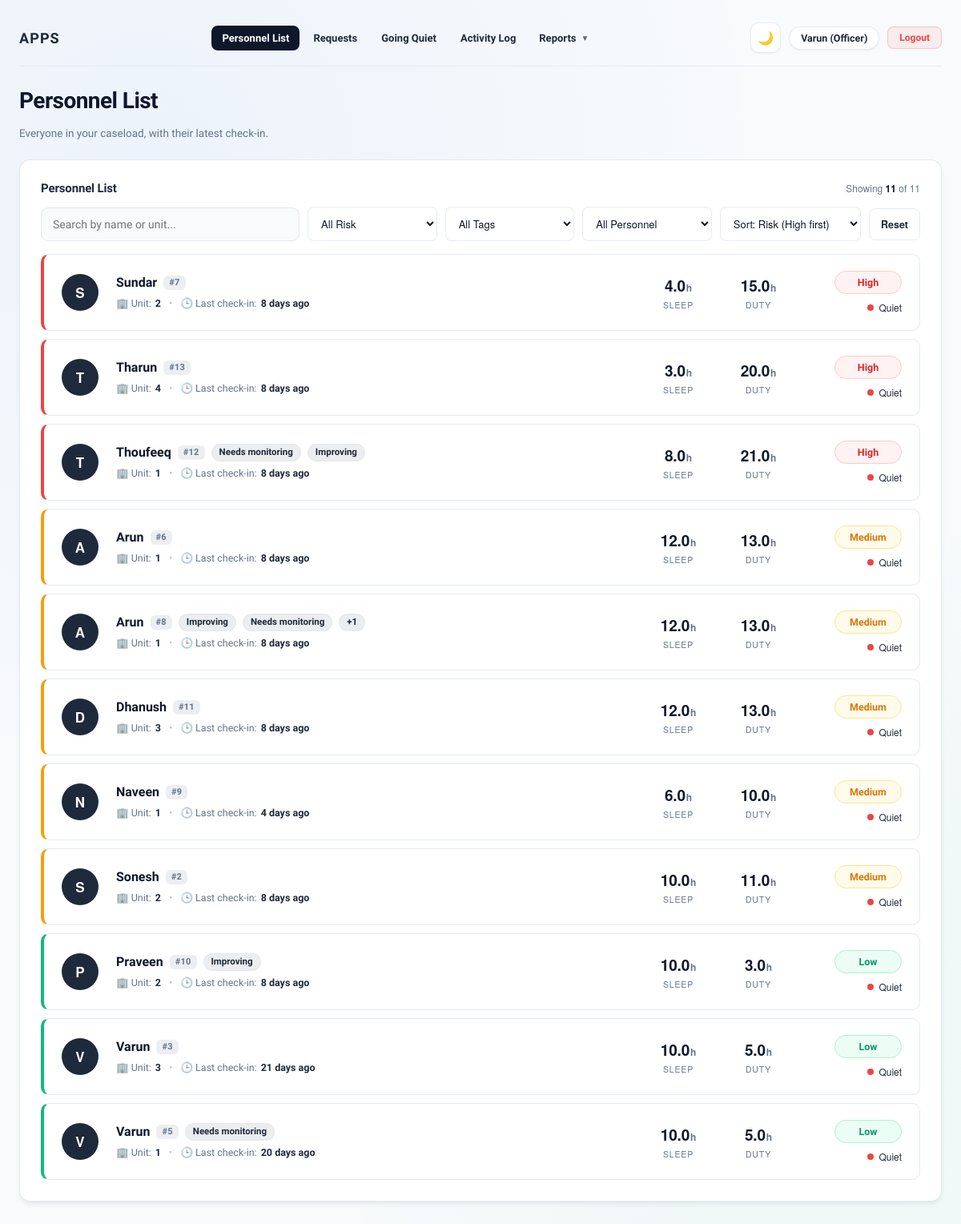
Page /officer/personnel (signed in) on the earlier database version.
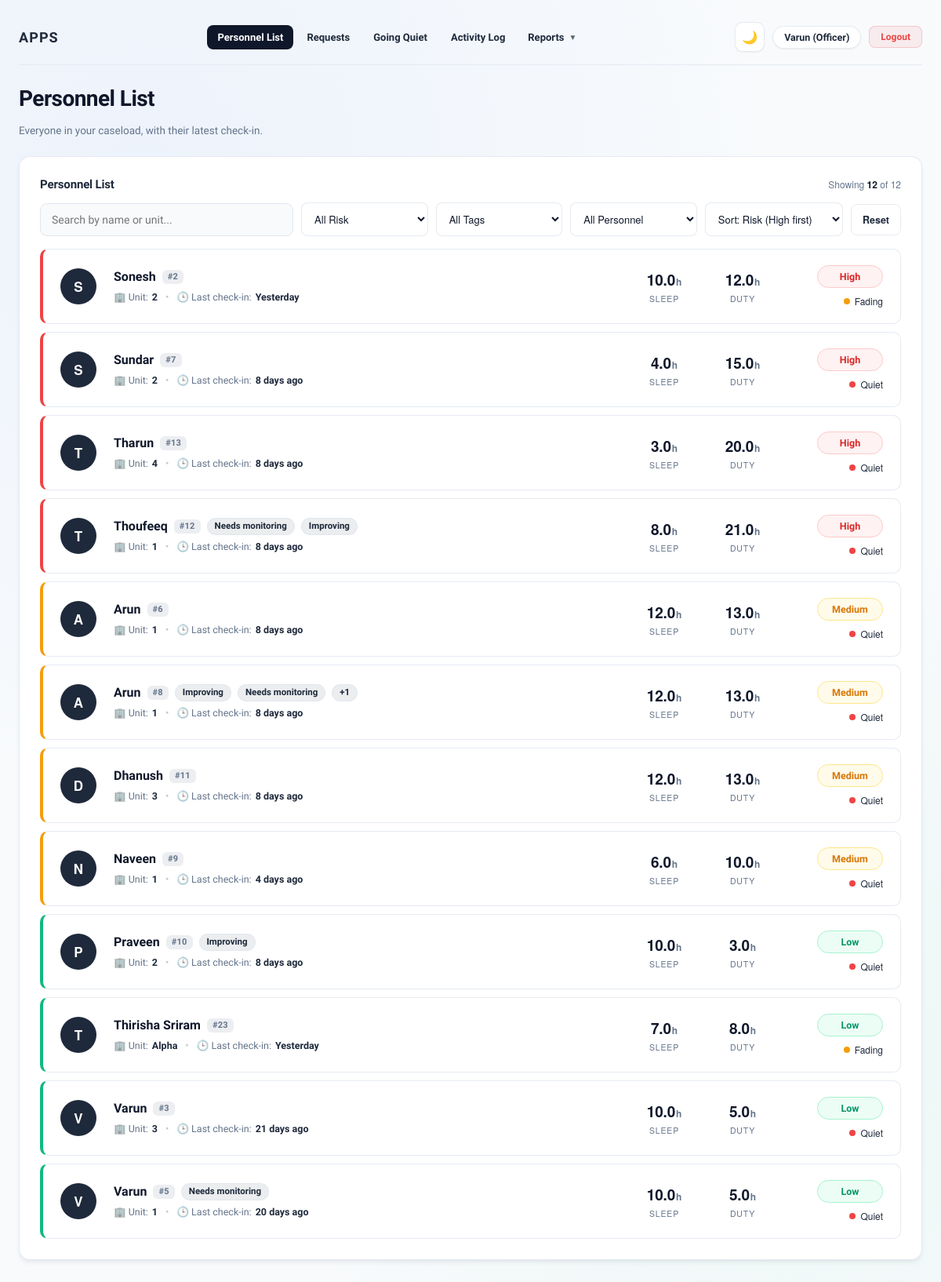
Same page on the later database version.
### tables this page shows
CREATE TABLE DailyData (
            id INTEGER PRIMARY KEY AUTOINCREMENT,
            user_id INTEGER NOT NULL,
            date TEXT NOT NULL,
            sleep_hours REAL,
            duty_hours REAL,
            heart_rate INTEGER,
            mood_score INTEGER,
            stress_level TEXT,
            recommendation TEXT
        );

CREATE TABLE Users (
            id INTEGER PRIMARY KEY AUTOINCREMENT,
            name TEXT NOT NULL,
            unit TEXT,
            password TEXT NOT NULL,
            role TEXT NOT NULL DEFAULT 'personnel'
        , assigned_officer_id INTEGER);

CREATE TABLE PersonnelTags (id INTEGER PRIMARY KEY AUTOINCREMENT, user_id INTEGER NOT NULL, tag TEXT NOT NULL COLLATE NOCASE, officer_id INTEGER NOT NULL, created_date TEXT NOT NULL, UNIQUE(user_id, tag));

### app.py (the view)
@app.route("/officer/personnel")
@role_required("officer")
def officer_personnel_list():
    me = session["user_id"]
    conn = get_db()
    rows = conn.execute("""
        SELECT Users.id, Users.name, Users.unit, DailyData.date, DailyData.sleep_hours,
               DailyData.duty_hours, DailyData.stress_level, Users.assigned_officer_id
        FROM DailyData
        JOIN Users ON DailyData.user_id = Users.id
        WHERE DailyData.id IN (SELECT MAX(id) FROM DailyData GROUP BY user_id)
          AND Users.role = 'personnel'
        ORDER BY DailyData.stress_level = 'High' DESC, DailyData.stress_level = 'Medium' DESC,
                 Users.name
    """).fetchall()
    tag_rows = conn.execute("SELECT user_id, tag FROM PersonnelTags ORDER BY id").fetchall()
    tags_by_user = {}
    for r in tag_rows:
        tags_by_user.setdefault(r["user_id"], []).append(r["tag"])
    all_tags = sorted({r["tag"] for r in tag_rows}, key=str.lower)
    freq_rows = conn.execute(
        "SELECT user_id, COUNT(*) AS cnt FROM DailyData WHERE date >= ? GROUP BY user_id",
        ((today_local() - timedelta(days=13)).isoformat(),)).fetchall()
    freq_by_user = {r["user_id"]: r["cnt"] for r in freq_rows}
    conn.close()
    personnel = []
    for row in rows:
        p = dict(row)
        days_since = (today_local() - date.fromisoformat(p["date"])).days
        score = round((max(0, 100 - days_since * 20)
                       + min(100, round(freq_by_user.get(p["id"], 0) / 14 * 100))) / 2)
        p["engagement_label"] = "Engaged" if score >= 70 else "Fading" if score >= 40 else "Quiet"
        p["days_since_checkin"] = days_since
        personnel.append(p)
    return render_template("officer_personnel.html", personnel=personnel,
                           tags_by_user=tags_by_user, all_tags=all_tags,
                           total=len(personnel))

### app.py (called while the page is built)
def now_local():
    return datetime.now(TZ_IST)

def today_local():
    return now_local().date()

def get_db():
    conn = sqlite3.connect(DB_PATH, factory=SyncedConnection)
    conn.row_factory = sqlite3.Row
    return conn

def role_required(*roles):
    def decorator(view):
        @wraps(view)
        def wrapper(*args, **kwargs):
            if "user_id" not in session or session.get("role") not in roles:
                return redirect(url_for("login"))
            return view(*args, **kwargs)
        return wrapper
    return decorator

@app.before_request
def block_cross_site_posts():
    if request.method != "POST":
        return
    source = request.headers.get("Origin") or request.headers.get("Referer")
    if source:
        if urlparse(source).netloc != request.host:
            abort(403)

@app.after_request
def add_security_headers(resp):
    resp.headers.setdefault("X-Content-Type-Options", "nosniff")
    resp.headers.setdefault("X-Frame-Options", "SAMEORIGIN")
    resp.headers.setdefault("Referrer-Policy", "same-origin")
    if "user_id" in session:
        resp.headers["Cache-Control"] = "no-store"
    return resp

@app.context_processor
def inject_nav_counts():
    if session.get("role") == "officer":
        conn = get_db()
        try:
            n = conn.execute(
                """SELECT COUNT(*) FROM StressRequests
                   JOIN Users ON StressRequests.user_id = Users.id
                   WHERE StressRequests.stage != 'Closed'"""
            ).fetchone()[0]
        finally:
            conn.close()
        return {"pending_count": n}
    return {}

### templates/officer_personnel.html (shortened to what this page needs)
<!DOCTYPE html>
<html lang="en">
<head>
<link rel="stylesheet" href="{{ url_for('static', filename='style.css') }}">
</head>
<body class="officer-page">
<div class="wrap">
    {% include "_header.html" %}
  <h2 class="page-title">Personnel List</h2>
  <p class="empty-note" style="margin-bottom:22px;">Everyone in your caseload, with their latest check-in.</p>
  <div class="card">
    <div class="p-head">
      <h3>Personnel List</h3>
      <span class="p-count">Showing <b id="shownCount">{{ total }}</b> of {{ total }}</span>
    </div>
    <div class="p-toolbar">
      <input id="searchBox" type="text" placeholder="Search by name or unit..." oninput="filterTable()" autocomplete="off">
      <select id="riskFilter" onchange="filterTable()">
        <option value="">All Risk</option>
      </select>
      <select id="tagFilter" onchange="filterTable()">
        <option value="">All Tags</option>
      </select>
      <select id="ownerFilter" onchange="filterTable()">
        <option value="">All Personnel</option>
      </select>
      <select id="sortSelect" onchange="sortRows()">
        <option value="default">Sort: Risk (High first)</option>
      </select>
      <button type="button" class="p-reset" onclick="resetFilters()">Reset</button>
    </div>
    {% if personnel %}
    <div class="p-list">
      {% for p in personnel %}
      {% set unit_txt = (p.unit or '')|string|trim %}
      {% set user_tags = tags_by_user.get(p.id, []) %}
      <a href="/officer/personnel/{{ p.id }}" class="personnel-row p-row r-{{ p.stress_level|lower }}"
         data-idx="{{ loop.index }}"
         data-name="{{ p.name|lower }}"
         data-unit="{{ unit_txt|lower }}"
         data-risk="{{ p.stress_level }}"
         data-tags="{{ user_tags | join('|') | lower }}"
         data-owner="{{ 'unassigned' if p.assigned_officer_id is none else 'mine' }}"
         data-date="{{ p.date }}" data-sleep="{{ p.sleep_hours }}" data-duty="{{ p.duty_hours }}">
        <div class="p-avatar">{{ p.name[0]|upper }}</div>
        <div>
          <div class="p-name">
            <span>{{ p.name }}</span>
            <span class="p-id-badge">#{{ p.id }}</span>
            {% for t in user_tags[:2] %}<span class="p-chip">{{ t }}</span>{% endfor %}
            {% if user_tags|length > 2 %}<span class="p-chip">+{{ user_tags|length - 2 }}</span>{% endif %}
          </div>
          <div class="p-meta">
            <span class="m-item">🏢 Unit: <strong>{% if unit_txt %}{{ unit_txt }}{% else %}&mdash;{% endif %}</strong></span>
            <span class="m-sep">&bull;</span>
            <span class="m-item">🕒 Last check-in: <strong>{% if p.days_since_checkin == 0 %}Today{% elif p.days_since_checkin == 1 %}Yesterday{% else %}{{ p.days_since_checkin }} days ago{% endif %}</strong></span>
          </div>
        </div>
        <div class="p-stat s1"><span class="v">{{ '%.1f'|format(p.sleep_hours|float) }}<small>h</small></span><span class="l">Sleep</span></div>
        <div class="p-stat s2"><span class="v">{{ '%.1f'|format(p.duty_hours|float) }}<small>h</small></span><span class="l">Duty</span></div>
        <div class="p-status">
          <span class="risk-tag badge-{{ p.stress_level|lower }}">{{ p.stress_level }}</span>
          <span class="p-eng e-{{ p.engagement_label|lower }}"><i></i>{{ p.engagement_label }}</span>
        </div>
      </a>
      {% endfor %}
    </div>
    {% else %}
      <p class="empty-note">No personnel data yet.</p>
    {% endif %}
  </div>
</div>
</body>
</html>

### templates/_header.html (shortened to what this page needs)
{% set role = session.get('role') %}
{% set p = request.path %}
<header class="top">
  <div class="header-left">
    <a href="{% if role == 'admin' %}/admin_dashboard{% elif role == 'officer' %}/officer/personnel{% else %}/dashboard{% endif %}" class="brand-link">
      <div class="mark">APPS</div>
    </a>
  </div>
  <nav class="desktop-nav" aria-label="Desktop primary navigation">
  {% if role == 'personnel' %}
    <a href="/dashboard" class="desk-nav-item {% if p == '/dashboard' %}active{% endif %}">Dashboard</a>
    <a href="/snapshot" class="desk-nav-item {% if p == '/snapshot' %}active{% endif %}">Daily Snapshot</a>
    <a href="/talk_to_officer" class="desk-nav-item {% if p == '/talk_to_officer' %}active{% endif %}">Talk to Officer</a>
    <a href="/results" class="desk-nav-item {% if p == '/results' %}active{% endif %}">My Results</a>
    <div class="desk-dropdown">
      <button type="button" class="desk-nav-item desk-drop-btn">
        <span>Exports</span> <span style="font-size:10px; opacity:0.7;">▼</span>
      </button>
      <div class="desk-dropdown-menu">
        <a href="/my/export_pdf">Download PDF</a>
      </div>
    </div>
  {% elif role == 'officer' %}
    <a href="/officer/personnel" class="desk-nav-item {% if p == '/officer/personnel' or p.startswith('/officer/personnel/') %}active{% endif %}">Personnel List</a>
    <a href="/officer/requests" class="desk-nav-item {% if p == '/officer/requests' %}active{% endif %}">
      <span>Requests</span>
    </a>
    <a href="/officer/going_quiet" class="desk-nav-item {% if p == '/officer/going_quiet' %}active{% endif %}">Going Quiet</a>
    <a href="/officer/activity_log" class="desk-nav-item {% if p == '/officer/activity_log' %}active{% endif %}">Activity Log</a>
    <div class="desk-dropdown">
      <button type="button" class="desk-nav-item desk-drop-btn">
        <span>Reports</span> <span style="font-size:10px; opacity:0.7;">▼</span>
      </button>
    </div>
  {% endif %}
  </nav>
  <div class="header-right">
    <button type="button" class="theme-toggle" id="themeToggle" aria-label="Toggle dark mode" title="Toggle dark/light mode">
      <span class="theme-toggle-icon">🌙</span>
    </button>
    <span class="role-pill">
      {{ session.get('user_name') }}{% if role == 'officer' %} (Officer){% elif role == 'admin' %} (Admin){% endif %}
    </span>
    <a href="/logout" class="desktop-logout" title="Sign out of APPS">Logout</a>
  </div>
</header>

### templates/officer_personnel.html (style rules this page uses)
.p-head { display:flex; align-items:baseline; justify-content:space-between; gap:12px; margin-bottom:14px; }
.p-head h3 { border:none !important; margin:0 !important; padding:0 !important; font-size:15px !important; }
.p-count { font-family:'Helvetica Neue',Arial,sans-serif; font-size:12px; color:var(--steel); }
.p-count b { color:var(--ink); }
.p-toolbar { display:grid; grid-template-columns:repeat(4, 1fr) auto; gap:10px; margin-bottom:6px; }
.p-toolbar #searchBox { grid-column:1 / -1; width:100%; box-sizing:border-box; }
.p-toolbar input, .p-toolbar select { font-family:'Helvetica Neue',Arial,sans-serif; font-size:13px; color:var(--ink); padding:10px 12px; border:1px solid var(--line); border-radius:8px; background:#fff; min-width:0; }
.p-reset { font-family:'Helvetica Neue',Arial,sans-serif; font-size:12.5px; font-weight:600; color:var(--steel-deep); background:transparent; border:1px solid var(--line); border-radius:8px; padding:10px 14px; cursor:pointer; }
.p-list { display:flex; flex-direction:column; gap:10px; margin-top:16px; }
.p-row { display:grid; grid-template-columns:46px minmax(0,1fr) 78px 78px 118px; align-items:center; gap:22px; padding:20px 22px; background:#fff; border:1px solid var(--line); border-left-width:4px; border-radius:10px; text-decoration:none; color:inherit; transition:box-shadow .15s ease, transform .15s ease, border-color .15s ease; }
.p-row.r-high { border-left-color:var(--signal-high); }
.p-row.r-medium { border-left-color:var(--signal-med); }
.p-row.r-low { border-left-color:var(--signal-low); }
.p-avatar { width:46px; height:46px; border-radius:50%; background:var(--steel-deep); color:#fdfdf9; display:flex; align-items:center; justify-content:center; font-family:'Helvetica Neue',Arial,sans-serif; font-weight:700; font-size:17px; }
.p-name { font-family:'Plus Jakarta Sans',sans-serif; font-size:16px; font-weight:700; color:var(--ink); display:flex; align-items:center; flex-wrap:wrap; gap:8px; line-height:1.35; }
.p-id-badge { font-family:'Plus Jakarta Sans',sans-serif; font-size:11px; font-weight:600; color:var(--steel); background:rgba(100,116,139,0.12); padding:2px 7px; border-radius:6px; letter-spacing:0.02em; }
.p-meta { display:flex; flex-wrap:wrap; align-items:center; gap:6px 10px; margin-top:6px; font-family:'Plus Jakarta Sans',sans-serif; font-size:12.5px; line-height:1.4; color:var(--steel); }
.p-meta .m-item { display:inline-flex; align-items:center; gap:5px; }
.p-meta .m-item strong { color:var(--steel-deep); font-weight:600; }
.p-meta .m-sep { color:var(--steel); opacity:0.4; font-size:13px; }
.p-chip { font-family:'Plus Jakarta Sans',sans-serif; font-size:11.5px; font-weight:600; line-height:1.2; padding:3px 9px; border-radius:12px; background:rgba(60,82,102,0.1); color:var(--steel-deep); border:1px solid var(--line); white-space:nowrap; }
.p-stat { text-align:center; font-family:'Helvetica Neue',Arial,sans-serif; }
.p-stat .v { display:block; font-size:19px; font-weight:700; color:var(--ink); letter-spacing:-0.01em; }
.p-stat .v small { font-size:12px; font-weight:600; color:var(--steel); margin-left:1px; }
.p-stat .l { display:block; font-size:10.5px; letter-spacing:.08em; text-transform:uppercase; color:var(--steel); margin-top:3px; }
.p-status { display:flex; flex-direction:column; align-items:flex-end; gap:8px; }
.p-status .risk-tag { font-size:12.5px; padding:6px 16px; min-width:84px; text-align:center; }
.p-eng { font-family:'Helvetica Neue',Arial,sans-serif; font-size:12px; color:var(--steel-deep); display:inline-flex; align-items:center; gap:6px; }
.p-eng i { width:8px; height:8px; border-radius:50%; background:var(--steel); display:inline-block; }
.p-eng.e-fading i { background:var(--signal-med); }
.p-eng.e-quiet i { background:var(--signal-high); }
@media (min-width: 1024px) { .p-toolbar { grid-template-columns: 2.2fr 1.1fr 1.1fr 1.1fr 1.2fr auto !important; align-items: center !important; } }
@media (min-width: 1024px) { .p-toolbar #searchBox { grid-column: 1 / 2 !important; margin-bottom: 0 !important; } }

Differences in the rows shown:
no longer on this page (row unchanged): DailyData: name "S", name "Sonesh", id "2", unit_txt "2", days_since_checkin "8", sleep_hours "10.0", duty_hours "11.0", stress_level "Medium", engagement_label "Quiet"
added DailyData: name "S", name "Sonesh", id "2", unit_txt "2", shows "Yesterday", sleep_hours "10.0", duty_hours "12.0", stress_level "High", engagement_label "Fading"
added DailyData: name "T", name "Thirisha Sriram", id "23", shows "Yesterday", sleep_hours "7.0", duty_hours "8.0", stress_level "Low", engagement_label "Fading"
added Users: unit "Alpha"
Other differences:
{{ total }}: "11" → "12"
